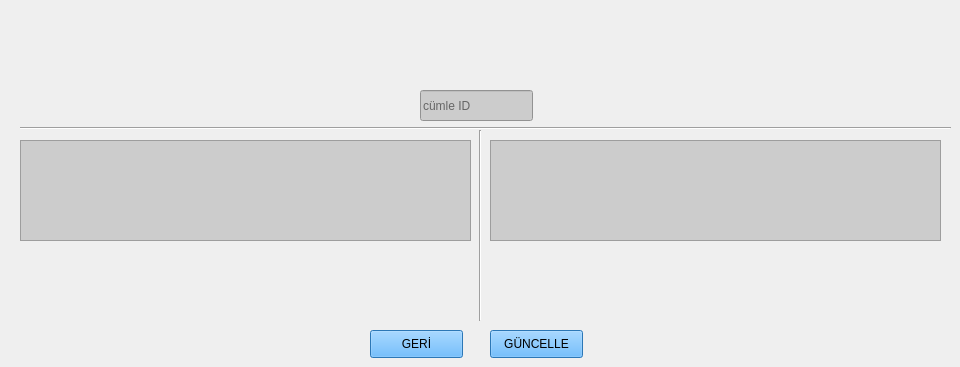
      <widget class="QWidget" name="tab_6">
       <attribute name="title">
        <string>CÜMLE</string>
       </attribute>
       <widget class="QLineEdit" name="lineEdit_duzenle_cumle_id">
        <property name="geometry">
         <rect>
          <x>420</x>
          <y>90</y>
          <width>113</width>
          <height>31</height>
         </rect>
        </property>
        <property name="styleSheet">
         <string notr="true">background-color: #CCCCCC;
</string>
        </property>
        <property name="placeholderText">
         <string>cümle ID</string>
        </property>
       </widget>
       <widget class="QTextEdit" name="textEdit_duzenle_cumle_ingilizce">
        <property name="geometry">
         <rect>
          <x>20</x>
          <y>140</y>
          <width>451</width>
          <height>101</height>
         </rect>
        </property>
        <property name="styleSheet">
         <string notr="true">background-color: #CCCCCC;
</string>
        </property>
       </widget>
       <widget class="QTextEdit" name="textEdit_duzenle_turkce">
        <property name="geometry">
         <rect>
          <x>490</x>
          <y>140</y>
          <width>451</width>
          <height>101</height>
         </rect>
        </property>
        <property name="styleSheet">
         <string notr="true">background-color: #CCCCCC;
</string>
        </property>
       </widget>
       <widget class="Line" name="line_3">
        <property name="geometry">
         <rect>
          <x>20</x>
          <y>120</y>
          <width>931</width>
          <height>16</height>
         </rect>
        </property>
        <property name="orientation">
         <enum>Qt::Horizontal</enum>
        </property>
       </widget>
       <widget class="Line" name="line_4">
        <property name="geometry">
         <rect>
          <x>470</x>
          <y>130</y>
          <width>20</width>
          <height>191</height>
         </rect>
        </property>
        <property name="orientation">
         <enum>Qt::Vertical</enum>
        </property>
       </widget>
       <widget class="QPushButton" name="pushButton_duzenle_cumle_guncelle">
        <property name="geometry">
         <rect>
          <x>490</x>
          <y>330</y>
          <width>93</width>
          <height>28</height>
         </rect>
        </property>
        <property name="styleSheet">
         <string notr="true">background-color: #3EA6FF;
</string>
        </property>
        <property name="text">
         <string>GÜNCELLE</string>
        </property>
       </widget>
       <widget class="QPushButton" name="pushButton_duzenle_cumle_geri">
        <property name="geometry">
         <rect>
          <x>370</x>
          <y>330</y>
          <width>93</width>
          <height>28</height>
         </rect>
        </property>
        <property name="styleSheet">
         <string notr="true">background-color: #3EA6FF;
</string>
        </property>
        <property name="text">
         <string>GERİ</string>
        </property>
       </widget>
      </widget>
